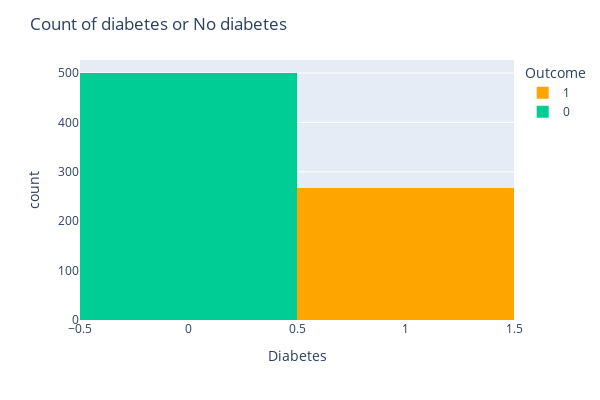

Here is the notebook cell this chart was saved with:
### Markdown cell above
From the above data exploration analysis we find that:
- There are 9 cols and 768 rows.
- There is no NULL values in the dataset.
- Looks like there are outliers in many cols.
- No duplicated record.
- All columns data type either int or float.
- The data need to be standarized/scaled.

### Code cell
fig = px.histogram(df, x='Outcome', color_discrete_map= {1:'orange', 2:'green'}, color='Outcome', width=600, height=400)
fig.update_layout(title='Count of diabetes or No diabetes', xaxis_title='Diabetes')
fig.show()

### Figure 1 — Plotly figure (JSON) as saved in the notebook; plotly's stock layout.template omitted (floating-point values rounded to 4 significant figures; data arrays with more than 128 entries replaced by an {"elided": "..."} marker saying what was removed)
{"data": [{"alignmentgroup": "True", "bingroup": "x", "hovertemplate": "Outcome=%{x}<br>count=%{y}<extra></extra>", "legendgroup": "1", "marker": {"color": "orange", "pattern": {"shape": ""}}, "name": "1", "offsetgroup": "1", "orientation": "v", "showlegend": true, "type": "histogram", "x": {"elided": "268 int values"}, "xaxis": "x", "yaxis": "y"}, {"alignmentgroup": "True", "bingroup": "x", "hovertemplate": "Outcome=%{x}<br>count=%{y}<extra></extra>", "legendgroup": "0", "marker": {"color": "#00cc96", "pattern": {"shape": ""}}, "name": "0", "offsetgroup": "0", "orientation": "v", "showlegend": true, "type": "histogram", "x": {"elided": "500 int values"}, "xaxis": "x", "yaxis": "y"}], "layout": {"barmode": "relative", "height": 400, "legend": {"title": {"text": "Outcome"}, "tracegroupgap": 0}, "margin": {"t": 60}, "title": {"text": "Count of diabetes or No diabetes"}, "width": 600, "xaxis": {"anchor": "y", "categoryarray": [1, 0], "categoryorder": "array", "domain": [0, 1], "title": {"text": "Diabetes"}}, "yaxis": {"anchor": "x", "domain": [0, 1], "title": {"text": "count"}}}}
